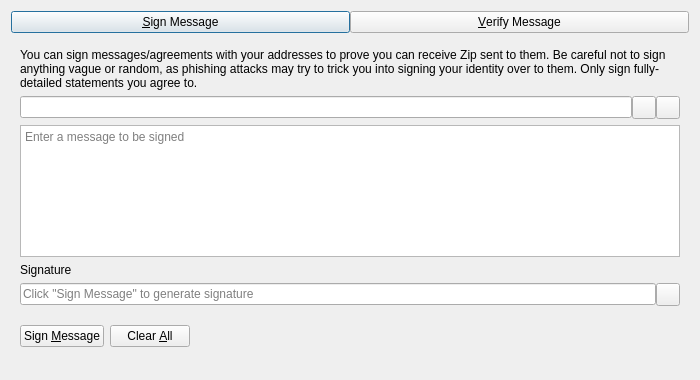
<?xml version="1.0" encoding="UTF-8"?>
<ui version="4.0">
 <class>SignVerifyMessageDialog</class>
 <widget class="QDialog" name="SignVerifyMessageDialog">
  <property name="geometry">
   <rect>
    <x>0</x>
    <y>0</y>
    <width>700</width>
    <height>380</height>
   </rect>
  </property>
  <property name="windowTitle">
   <string>Signatures - Sign / Verify a Message</string>
  </property>
  <property name="modal">
   <bool>true</bool>
  </property>
  <layout class="QVBoxLayout" name="verticalLayout">
   <item>
    <layout class="QHBoxLayout" name="horizontalLayout_Buttons_2">
     <property name="spacing">
      <number>0</number>
     </property>
     <property name="topMargin">
      <number>0</number>
     </property>
     <item>
      <widget class="QPushButton" name="btnSignMessage">
       <property name="text">
        <string>&amp;Sign Message</string>
       </property>
       <property name="checkable">
        <bool>true</bool>
       </property>
      </widget>
     </item>
     <item>
      <widget class="QPushButton" name="btnVerifyMessage">
       <property name="text">
        <string>&amp;Verify Message</string>
       </property>
       <property name="checkable">
        <bool>true</bool>
       </property>
      </widget>
     </item>
    </layout>
   </item>
   <item>
    <widget class="QStackedWidget" name="stackedWidgetSig">
     <property name="minimumSize">
      <size>
       <width>0</width>
       <height>0</height>
      </size>
     </property>
     <property name="currentIndex">
      <number>0</number>
     </property>
     <widget class="QWidget" name="pageSignMessage">
      <layout class="QVBoxLayout" name="verticalLayout_SM">
       <item>
        <widget class="QLabel" name="infoLabel_SM">
         <property name="text">
          <string>You can sign messages/agreements with your addresses to prove you can receive Zip sent to them. Be careful not to sign anything vague or random, as phishing attacks may try to trick you into signing your identity over to them. Only sign fully-detailed statements you agree to.</string>
         </property>
         <property name="textFormat">
          <enum>Qt::PlainText</enum>
         </property>
         <property name="wordWrap">
          <bool>true</bool>
         </property>
        </widget>
       </item>
       <item>
        <layout class="QHBoxLayout" name="horizontalLayout_1_SM">
         <property name="spacing">
          <number>0</number>
         </property>
         <item>
          <widget class="QValidatedLineEdit" name="addressIn_SM">
           <property name="toolTip">
            <string>The Zip address to sign the message with</string>
           </property>
          </widget>
         </item>
         <item>
          <widget class="QToolButton" name="addressBookButton_SM">
           <property name="toolTip">
            <string>Choose previously used address</string>
           </property>
           <property name="text">
            <string/>
           </property>
           <property name="shortcut">
            <string>Alt+A</string>
           </property>
          </widget>
         </item>
         <item>
          <widget class="QToolButton" name="pasteButton_SM">
           <property name="toolTip">
            <string>Paste address from clipboard</string>
           </property>
           <property name="text">
            <string/>
           </property>
           <property name="shortcut">
            <string>Alt+P</string>
           </property>
          </widget>
         </item>
        </layout>
       </item>
       <item>
        <widget class="QPlainTextEdit" name="messageIn_SM">
         <property name="toolTip">
          <string>Enter the message you want to sign here</string>
         </property>
         <property name="placeholderText">
          <string>Enter a message to be signed</string>
         </property>
        </widget>
       </item>
       <item>
        <widget class="QLabel" name="signatureLabel_SM">
         <property name="text">
          <string>Signature</string>
         </property>
         <property name="textFormat">
          <enum>Qt::PlainText</enum>
         </property>
        </widget>
       </item>
       <item>
        <layout class="QHBoxLayout" name="horizontalLayout_2_SM">
         <property name="spacing">
          <number>0</number>
         </property>
         <item>
          <widget class="QLineEdit" name="signatureOut_SM">
           <property name="placeholderText">
            <string>Click "Sign Message" to generate signature</string>
           </property>
           <property name="readOnly">
            <bool>true</bool>
           </property>
          </widget>
         </item>
         <item>
          <widget class="QToolButton" name="copySignatureButton_SM">
           <property name="toolTip">
            <string>Copy the current signature to the system clipboard</string>
           </property>
           <property name="text">
            <string/>
           </property>
          </widget>
         </item>
        </layout>
       </item>
       <item>
        <layout class="QHBoxLayout" name="horizontalLayout_3_SM">
         <item>
          <widget class="QPushButton" name="signMessageButton_SM">
           <property name="toolTip">
            <string>Sign the message to prove you own this Zip address</string>
           </property>
           <property name="text">
            <string>Sign &amp;Message</string>
           </property>
           <property name="autoDefault">
            <bool>false</bool>
           </property>
          </widget>
         </item>
         <item>
          <widget class="QPushButton" name="clearButton_SM">
           <property name="toolTip">
            <string>Reset all sign message fields</string>
           </property>
           <property name="text">
            <string>Clear &amp;All</string>
           </property>
           <property name="autoDefault">
            <bool>false</bool>
           </property>
          </widget>
         </item>
         <item>
          <spacer name="horizontalSpacer_1_SM">
           <property name="orientation">
            <enum>Qt::Horizontal</enum>
           </property>
           <property name="sizeHint" stdset="0">
            <size>
             <width>40</width>
             <height>48</height>
            </size>
           </property>
          </spacer>
         </item>
         <item>
          <widget class="QLabel" name="statusLabel_SM">
           <property name="text">
            <string/>
           </property>
           <property name="wordWrap">
            <bool>true</bool>
           </property>
          </widget>
         </item>
         <item>
          <spacer name="horizontalSpacer_2_SM">
           <property name="orientation">
            <enum>Qt::Horizontal</enum>
           </property>
           <property name="sizeHint" stdset="0">
            <size>
             <width>40</width>
             <height>48</height>
            </size>
           </property>
          </spacer>
         </item>
        </layout>
       </item>
      </layout>
     </widget>
     <widget class="QWidget" name="pageVerifyMessage">
      <layout class="QVBoxLayout" name="verticalLayout_VM">
       <item>
        <widget class="QLabel" name="infoLabel_VM">
         <property name="text">
          <string>Enter the receiver's address, message (ensure you copy line breaks, spaces, tabs, etc. exactly) and signature below to verify the message. Be careful not to read more into the signature than what is in the signed message itself, to avoid being tricked by a man-in-the-middle attack. Note that this only proves the signing party receives with the address, it cannot prove sendership of any transaction!</string>
         </property>
         <property name="textFormat">
          <enum>Qt::PlainText</enum>
         </property>
         <property name="alignment">
          <set>Qt::AlignLeading|Qt::AlignLeft|Qt::AlignTop</set>
         </property>
         <property name="wordWrap">
          <bool>true</bool>
         </property>
        </widget>
       </item>
       <item>
        <layout class="QHBoxLayout" name="horizontalLayout_1_VM">
         <property name="spacing">
          <number>0</number>
         </property>
         <item>
          <widget class="QValidatedLineEdit" name="addressIn_VM">
           <property name="toolTip">
            <string>The Zip address the message was signed with</string>
           </property>
          </widget>
         </item>
         <item>
          <widget class="QToolButton" name="addressBookButton_VM">
           <property name="toolTip">
            <string>Choose previously used address</string>
           </property>
           <property name="text">
            <string/>
           </property>
           <property name="shortcut">
            <string>Alt+A</string>
           </property>
          </widget>
         </item>
        </layout>
       </item>
       <item>
        <widget class="QPlainTextEdit" name="messageIn_VM">
          <property name="toolTip">
            <string>The signed message to verify</string>
          </property>
          <property name="placeholderText">
            <string>Enter a message to be verified</string>
          </property>
        </widget>
       </item>
       <item>
        <widget class="QValidatedLineEdit" name="signatureIn_VM">
          <property name="toolTip">
            <string>The signature given when the message was signed</string>
          </property>
          <property name="placeholderText">
            <string>Enter a signature for the message to be verified</string>
          </property>
        </widget>
       </item>
       <item>
        <layout class="QHBoxLayout" name="horizontalLayout_2_VM">
         <item>
          <widget class="QPushButton" name="verifyMessageButton_VM">
           <property name="toolTip">
            <string>Verify the message to ensure it was signed with the specified Zip address</string>
           </property>
           <property name="text">
            <string>Verify &amp;Message</string>
           </property>
           <property name="autoDefault">
            <bool>false</bool>
           </property>
          </widget>
         </item>
         <item>
          <widget class="QPushButton" name="clearButton_VM">
           <property name="toolTip">
            <string>Reset all verify message fields</string>
           </property>
           <property name="text">
            <string>Clear &amp;All</string>
           </property>
           <property name="autoDefault">
            <bool>false</bool>
           </property>
          </widget>
         </item>
         <item>
          <spacer name="horizontalSpacer_1_VM">
           <property name="orientation">
            <enum>Qt::Horizontal</enum>
           </property>
           <property name="sizeHint" stdset="0">
            <size>
             <width>40</width>
             <height>48</height>
            </size>
           </property>
          </spacer>
         </item>
         <item>
          <widget class="QLabel" name="statusLabel_VM">
           <property name="text">
            <string/>
           </property>
           <property name="wordWrap">
            <bool>true</bool>
           </property>
          </widget>
         </item>
         <item>
          <spacer name="horizontalSpacer_2_VM">
           <property name="orientation">
            <enum>Qt::Horizontal</enum>
           </property>
           <property name="sizeHint" stdset="0">
            <size>
             <width>40</width>
             <height>48</height>
            </size>
           </property>
          </spacer>
         </item>
        </layout>
       </item>
      </layout>
     </widget>
    </widget>
   </item>
  </layout>
 </widget>
 <customwidgets>
  <customwidget>
   <class>QValidatedLineEdit</class>
   <extends>QLineEdit</extends>
   <header>qt/qvalidatedlineedit.h</header>
  </customwidget>
 </customwidgets>
 <resources>
  <include location="../zip.qrc"/>
 </resources>
 <connections/>
</ui>
